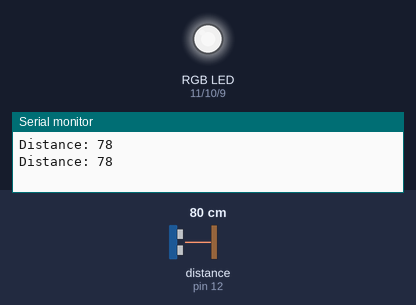
The sketch below on a simulated Arduino Uno, built with avr-gcc and run on an emulated ATmega328P. On the bench: an RGB LED mixed from three pins (HIGH = lit), the last lines printed to the serial monitor. Wiring (inferred from the names in the program): ultrasonic range finder: trigger pin 13; echo pin 12. Inputs (shaded band) come from the test bench; at power-on: distance to the obstacle (sensor on pin 12) 80 cm. The echo pulse lasts 58.3 µs per cm; dim RGB values are drawn brighter than linear; pins used as bus, display or sensor lines are not drawn.

Above: at 1.8 s.
1.9 s: distance to the obstacle (sensor on pin 12) set to 120 cm
At 3.1 s:
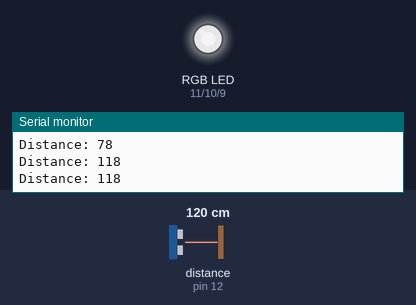
3.5 s: distance to the obstacle (sensor on pin 12) set to 250 cm
At 5.5 s:
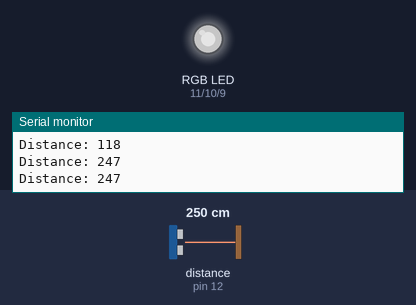
Timing chart, 0 to 7.0 s (numbered marks = the images above; inputs shaded):
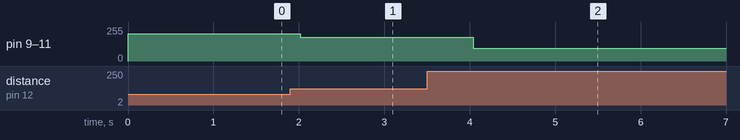

The sketch:

sketch_part2.ino
```cpp
int bluePin = 9;
int greenPin = 10;
int redPin = 11;
int echo_pin = 12;
int trig_pin = 13;

unsigned long duration;
unsigned long distance;

void setup() {
  pinMode(bluePin, OUTPUT); // blue out
  pinMode(greenPin, OUTPUT); // green out
  pinMode(redPin, OUTPUT);  // red out
  pinMode(trig_pin, OUTPUT); // trig out
  pinMode(echo_pin, INPUT); // echo in
  Serial.begin(9600);
}

void loop() {
  // send a pulse
  digitalWrite(trig_pin, LOW);
  delayMicroseconds(2);
  digitalWrite(trig_pin, HIGH);
  delayMicroseconds(10);
  digitalWrite(trig_pin, LOW);

  // read the echoPin, return the travel time in ms
  duration = pulseIn(echo_pin, HIGH);

  // get distance in centimeters
  distance = duration*0.034/2;
  int volt = map(distance, 400, 0, 0, 255);
  // Prints the distance on the Serial Monitor
  Serial.print("Distance: ");
  Serial.println(distance);
  //Serial.print("Volt: ");
  //Serial.println(volt);
  setColor(volt, volt, volt);
  delay(1000);
}

void setColor(int red, int green, int blue)
{
  analogWrite(redPin, red);
  analogWrite(greenPin, green);
  analogWrite(bluePin, blue);
}
```

Measured:
- after the input at 1.9 s, pin 9 (bluePin), pin 10 (greenPin), pin 11 (redPin): 205/255 → 179/255 after 0.12 s
- after the input at 3.5 s, pin 9 (bluePin), pin 10 (greenPin), pin 11 (redPin): 179/255 → 97/255 after 0.54 s
